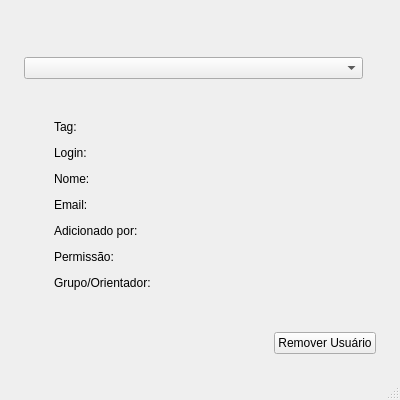
<?xml version="1.0" encoding="UTF-8"?>
<ui version="4.0">
 <class>MainWindow</class>
 <widget class="QMainWindow" name="MainWindow">
  <property name="geometry">
   <rect>
    <x>0</x>
    <y>0</y>
    <width>400</width>
    <height>400</height>
   </rect>
  </property>
  <property name="sizePolicy">
   <sizepolicy hsizetype="Minimum" vsizetype="Minimum">
    <horstretch>0</horstretch>
    <verstretch>0</verstretch>
   </sizepolicy>
  </property>
  <property name="minimumSize">
   <size>
    <width>400</width>
    <height>400</height>
   </size>
  </property>
  <property name="maximumSize">
   <size>
    <width>400</width>
    <height>400</height>
   </size>
  </property>
  <property name="windowTitle">
   <string>Usuários ativos</string>
  </property>
  <property name="windowOpacity">
   <double>1.000000000000000</double>
  </property>
  <property name="tabShape">
   <enum>QTabWidget::Rounded</enum>
  </property>
  <property name="unifiedTitleAndToolBarOnMac">
   <bool>false</bool>
  </property>
  <widget class="QWidget" name="centralwidget">
   <layout class="QGridLayout" name="gridLayout">
    <item row="1" column="0">
     <spacer name="horizontalSpacer_7">
      <property name="orientation">
       <enum>Qt::Horizontal</enum>
      </property>
      <property name="sizeType">
       <enum>QSizePolicy::Fixed</enum>
      </property>
      <property name="sizeHint" stdset="0">
       <size>
        <width>15</width>
        <height>15</height>
       </size>
      </property>
     </spacer>
    </item>
    <item row="2" column="1">
     <spacer name="verticalSpacer_5">
      <property name="orientation">
       <enum>Qt::Vertical</enum>
      </property>
      <property name="sizeType">
       <enum>QSizePolicy::Fixed</enum>
      </property>
      <property name="sizeHint" stdset="0">
       <size>
        <width>15</width>
        <height>15</height>
       </size>
      </property>
     </spacer>
    </item>
    <item row="0" column="1">
     <spacer name="verticalSpacer_2">
      <property name="orientation">
       <enum>Qt::Vertical</enum>
      </property>
      <property name="sizeType">
       <enum>QSizePolicy::Fixed</enum>
      </property>
      <property name="sizeHint" stdset="0">
       <size>
        <width>15</width>
        <height>15</height>
       </size>
      </property>
     </spacer>
    </item>
    <item row="1" column="2">
     <spacer name="horizontalSpacer_8">
      <property name="orientation">
       <enum>Qt::Horizontal</enum>
      </property>
      <property name="sizeType">
       <enum>QSizePolicy::Fixed</enum>
      </property>
      <property name="sizeHint" stdset="0">
       <size>
        <width>15</width>
        <height>15</height>
       </size>
      </property>
     </spacer>
    </item>
    <item row="1" column="1">
     <layout class="QVBoxLayout" name="verticalLayout">
      <property name="sizeConstraint">
       <enum>QLayout::SetMaximumSize</enum>
      </property>
      <item>
       <spacer name="verticalSpacer">
        <property name="orientation">
         <enum>Qt::Vertical</enum>
        </property>
        <property name="sizeType">
         <enum>QSizePolicy::Fixed</enum>
        </property>
        <property name="sizeHint" stdset="0">
         <size>
          <width>20</width>
          <height>40</height>
         </size>
        </property>
       </spacer>
      </item>
      <item>
       <layout class="QHBoxLayout" name="horizontalLayout_2">
        <item>
         <widget class="QComboBox" name="cbx_logins">
          <property name="sizePolicy">
           <sizepolicy hsizetype="Expanding" vsizetype="Fixed">
            <horstretch>0</horstretch>
            <verstretch>0</verstretch>
           </sizepolicy>
          </property>
         </widget>
        </item>
        <item>
         <widget class="QLabel" name="lbl_login_2">
          <property name="text">
           <string/>
          </property>
         </widget>
        </item>
       </layout>
      </item>
      <item>
       <spacer name="verticalSpacer_4">
        <property name="orientation">
         <enum>Qt::Vertical</enum>
        </property>
        <property name="sizeType">
         <enum>QSizePolicy::Fixed</enum>
        </property>
        <property name="sizeHint" stdset="0">
         <size>
          <width>20</width>
          <height>40</height>
         </size>
        </property>
       </spacer>
      </item>
      <item>
       <layout class="QHBoxLayout" name="horizontalLayout_3">
        <item>
         <spacer name="horizontalSpacer_2">
          <property name="orientation">
           <enum>Qt::Horizontal</enum>
          </property>
          <property name="sizeType">
           <enum>QSizePolicy::Fixed</enum>
          </property>
          <property name="sizeHint" stdset="0">
           <size>
            <width>30</width>
            <height>20</height>
           </size>
          </property>
         </spacer>
        </item>
        <item>
         <widget class="QLabel" name="label_3">
          <property name="sizePolicy">
           <sizepolicy hsizetype="Fixed" vsizetype="Preferred">
            <horstretch>0</horstretch>
            <verstretch>0</verstretch>
           </sizepolicy>
          </property>
          <property name="text">
           <string>Tag:       </string>
          </property>
         </widget>
        </item>
        <item>
         <widget class="QLabel" name="lbl_tag">
          <property name="text">
           <string/>
          </property>
         </widget>
        </item>
        <item>
         <spacer name="horizontalSpacer_5">
          <property name="orientation">
           <enum>Qt::Horizontal</enum>
          </property>
          <property name="sizeHint" stdset="0">
           <size>
            <width>40</width>
            <height>20</height>
           </size>
          </property>
         </spacer>
        </item>
       </layout>
      </item>
      <item>
       <layout class="QHBoxLayout" name="horizontalLayout">
        <item>
         <spacer name="horizontalSpacer">
          <property name="orientation">
           <enum>Qt::Horizontal</enum>
          </property>
          <property name="sizeType">
           <enum>QSizePolicy::Fixed</enum>
          </property>
          <property name="sizeHint" stdset="0">
           <size>
            <width>30</width>
            <height>20</height>
           </size>
          </property>
         </spacer>
        </item>
        <item>
         <widget class="QLabel" name="label_2">
          <property name="sizePolicy">
           <sizepolicy hsizetype="Fixed" vsizetype="Preferred">
            <horstretch>0</horstretch>
            <verstretch>0</verstretch>
           </sizepolicy>
          </property>
          <property name="text">
           <string>Login:       </string>
          </property>
         </widget>
        </item>
        <item>
         <widget class="QLabel" name="lbl_login">
          <property name="text">
           <string/>
          </property>
         </widget>
        </item>
        <item>
         <spacer name="horizontalSpacer_4">
          <property name="orientation">
           <enum>Qt::Horizontal</enum>
          </property>
          <property name="sizeHint" stdset="0">
           <size>
            <width>40</width>
            <height>20</height>
           </size>
          </property>
         </spacer>
        </item>
       </layout>
      </item>
      <item>
       <layout class="QHBoxLayout" name="horizontalLayout_4">
        <item>
         <spacer name="horizontalSpacer_10">
          <property name="orientation">
           <enum>Qt::Horizontal</enum>
          </property>
          <property name="sizeType">
           <enum>QSizePolicy::Fixed</enum>
          </property>
          <property name="sizeHint" stdset="0">
           <size>
            <width>30</width>
            <height>20</height>
           </size>
          </property>
         </spacer>
        </item>
        <item>
         <widget class="QLabel" name="label_4">
          <property name="sizePolicy">
           <sizepolicy hsizetype="Fixed" vsizetype="Preferred">
            <horstretch>0</horstretch>
            <verstretch>0</verstretch>
           </sizepolicy>
          </property>
          <property name="text">
           <string>Nome:       </string>
          </property>
         </widget>
        </item>
        <item>
         <widget class="QLabel" name="lbl_nome">
          <property name="text">
           <string/>
          </property>
         </widget>
        </item>
        <item>
         <spacer name="horizontalSpacer_11">
          <property name="orientation">
           <enum>Qt::Horizontal</enum>
          </property>
          <property name="sizeHint" stdset="0">
           <size>
            <width>40</width>
            <height>20</height>
           </size>
          </property>
         </spacer>
        </item>
       </layout>
      </item>
      <item>
       <layout class="QHBoxLayout" name="horizontalLayout_7">
        <item>
         <spacer name="horizontalSpacer_14">
          <property name="orientation">
           <enum>Qt::Horizontal</enum>
          </property>
          <property name="sizeType">
           <enum>QSizePolicy::Fixed</enum>
          </property>
          <property name="sizeHint" stdset="0">
           <size>
            <width>30</width>
            <height>20</height>
           </size>
          </property>
         </spacer>
        </item>
        <item>
         <widget class="QLabel" name="label_6">
          <property name="sizePolicy">
           <sizepolicy hsizetype="Fixed" vsizetype="Preferred">
            <horstretch>0</horstretch>
            <verstretch>0</verstretch>
           </sizepolicy>
          </property>
          <property name="text">
           <string>Email:       </string>
          </property>
         </widget>
        </item>
        <item>
         <widget class="QLabel" name="lbl_email">
          <property name="text">
           <string/>
          </property>
         </widget>
        </item>
        <item>
         <spacer name="horizontalSpacer_15">
          <property name="orientation">
           <enum>Qt::Horizontal</enum>
          </property>
          <property name="sizeHint" stdset="0">
           <size>
            <width>40</width>
            <height>20</height>
           </size>
          </property>
         </spacer>
        </item>
       </layout>
      </item>
      <item>
       <layout class="QHBoxLayout" name="horizontalLayout_8">
        <item>
         <spacer name="horizontalSpacer_16">
          <property name="orientation">
           <enum>Qt::Horizontal</enum>
          </property>
          <property name="sizeType">
           <enum>QSizePolicy::Fixed</enum>
          </property>
          <property name="sizeHint" stdset="0">
           <size>
            <width>30</width>
            <height>20</height>
           </size>
          </property>
         </spacer>
        </item>
        <item>
         <widget class="QLabel" name="label_7">
          <property name="sizePolicy">
           <sizepolicy hsizetype="Fixed" vsizetype="Preferred">
            <horstretch>0</horstretch>
            <verstretch>0</verstretch>
           </sizepolicy>
          </property>
          <property name="text">
           <string>Adicionado por:       </string>
          </property>
         </widget>
        </item>
        <item>
         <widget class="QLabel" name="lbl_adicionadopor">
          <property name="text">
           <string/>
          </property>
         </widget>
        </item>
        <item>
         <spacer name="horizontalSpacer_17">
          <property name="orientation">
           <enum>Qt::Horizontal</enum>
          </property>
          <property name="sizeHint" stdset="0">
           <size>
            <width>40</width>
            <height>20</height>
           </size>
          </property>
         </spacer>
        </item>
       </layout>
      </item>
      <item>
       <layout class="QHBoxLayout" name="horizontalLayout_9">
        <item>
         <spacer name="horizontalSpacer_18">
          <property name="orientation">
           <enum>Qt::Horizontal</enum>
          </property>
          <property name="sizeType">
           <enum>QSizePolicy::Fixed</enum>
          </property>
          <property name="sizeHint" stdset="0">
           <size>
            <width>30</width>
            <height>20</height>
           </size>
          </property>
         </spacer>
        </item>
        <item>
         <widget class="QLabel" name="label_8">
          <property name="sizePolicy">
           <sizepolicy hsizetype="Fixed" vsizetype="Preferred">
            <horstretch>0</horstretch>
            <verstretch>0</verstretch>
           </sizepolicy>
          </property>
          <property name="text">
           <string>Permissão:       </string>
          </property>
         </widget>
        </item>
        <item>
         <widget class="QLabel" name="lbl_permissao">
          <property name="text">
           <string/>
          </property>
         </widget>
        </item>
        <item>
         <spacer name="horizontalSpacer_19">
          <property name="orientation">
           <enum>Qt::Horizontal</enum>
          </property>
          <property name="sizeHint" stdset="0">
           <size>
            <width>40</width>
            <height>20</height>
           </size>
          </property>
         </spacer>
        </item>
       </layout>
      </item>
      <item>
       <layout class="QHBoxLayout" name="horizontalLayout_11">
        <item>
         <spacer name="horizontalSpacer_20">
          <property name="orientation">
           <enum>Qt::Horizontal</enum>
          </property>
          <property name="sizeType">
           <enum>QSizePolicy::Fixed</enum>
          </property>
          <property name="sizeHint" stdset="0">
           <size>
            <width>30</width>
            <height>20</height>
           </size>
          </property>
         </spacer>
        </item>
        <item>
         <widget class="QLabel" name="label_9">
          <property name="sizePolicy">
           <sizepolicy hsizetype="Fixed" vsizetype="Preferred">
            <horstretch>0</horstretch>
            <verstretch>0</verstretch>
           </sizepolicy>
          </property>
          <property name="text">
           <string>Grupo/Orientador:       </string>
          </property>
         </widget>
        </item>
        <item>
         <widget class="QLabel" name="lbl_grupo">
          <property name="text">
           <string/>
          </property>
         </widget>
        </item>
        <item>
         <spacer name="horizontalSpacer_22">
          <property name="orientation">
           <enum>Qt::Horizontal</enum>
          </property>
          <property name="sizeHint" stdset="0">
           <size>
            <width>40</width>
            <height>20</height>
           </size>
          </property>
         </spacer>
        </item>
       </layout>
      </item>
      <item>
       <spacer name="verticalSpacer_3">
        <property name="orientation">
         <enum>Qt::Vertical</enum>
        </property>
        <property name="sizeType">
         <enum>QSizePolicy::Fixed</enum>
        </property>
        <property name="sizeHint" stdset="0">
         <size>
          <width>20</width>
          <height>40</height>
         </size>
        </property>
       </spacer>
      </item>
      <item>
       <layout class="QHBoxLayout" name="horizontalLayout_10">
        <item>
         <spacer name="horizontalSpacer_21">
          <property name="orientation">
           <enum>Qt::Horizontal</enum>
          </property>
          <property name="sizeHint" stdset="0">
           <size>
            <width>40</width>
            <height>20</height>
           </size>
          </property>
         </spacer>
        </item>
        <item>
         <widget class="QPushButton" name="btn_remover">
          <property name="sizePolicy">
           <sizepolicy hsizetype="Minimum" vsizetype="Fixed">
            <horstretch>0</horstretch>
            <verstretch>0</verstretch>
           </sizepolicy>
          </property>
          <property name="minimumSize">
           <size>
            <width>80</width>
            <height>0</height>
           </size>
          </property>
          <property name="text">
           <string>Remover Usuário</string>
          </property>
         </widget>
        </item>
       </layout>
      </item>
     </layout>
    </item>
   </layout>
  </widget>
  <widget class="QMenuBar" name="menubar">
   <property name="geometry">
    <rect>
     <x>0</x>
     <y>0</y>
     <width>400</width>
     <height>21</height>
    </rect>
   </property>
  </widget>
  <widget class="QStatusBar" name="statusbar"/>
 </widget>
 <resources/>
 <connections/>
</ui>
